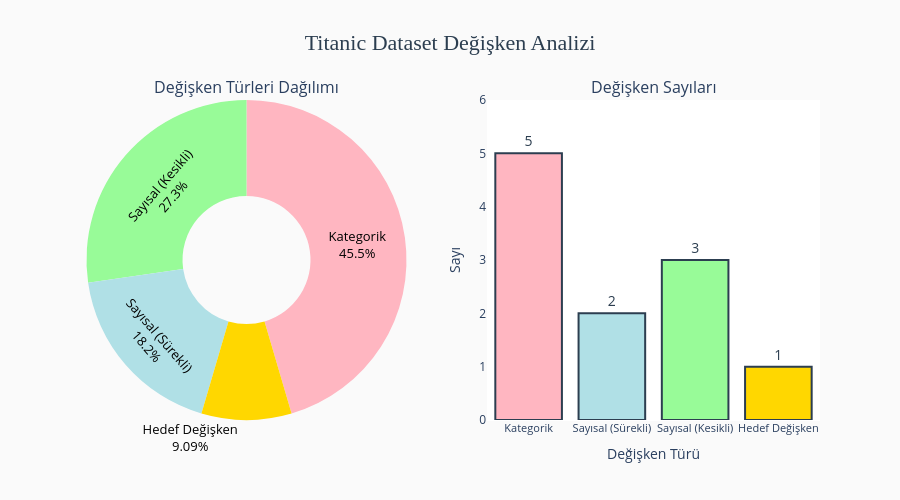

Source (notebook cell):
### Markdown cell above
## 🎨 **Değişken Türlerinin Görsel Dağılımı**

Hangi tür değişkenlerimiz var ve dağılımları nasıl?

### Code cell
# Değişken kategorilerinin görselleştirilmesi
from plotly.subplots import make_subplots
import plotly.graph_objects as go

# Veri hazırlama
variable_counts = {
    'Kategorik': len(categorical_features),
    'Sayısal (Sürekli)': len(continuous_features),
    'Sayısal (Kesikli)': len(discrete_features),
    'Hedef Değişken': 1
}

# Alt grafik yapısı oluşturma (1 satır, 2 sütun)
fig = make_subplots(
    rows=1, cols=2,
    specs=[[{"type": "pie"}, {"type": "bar"}]],
    subplot_titles=('Değişken Türleri Dağılımı', 'Değişken Sayıları')
)

# Pasta grafiği (sol)
fig.add_trace(
    go.Pie(
        labels=list(variable_counts.keys()),
        values=list(variable_counts.values()),
        hole=0.4,
        marker=dict(colors=['#FFB6C1', '#B0E0E6', '#98FB98', '#FFD700']),
        textinfo='label+percent',
        textfont=dict(size=13, color='#000000'),
        hovertemplate='<b>%{label}</b><br>Sayı: %{value}<br>Yüzde: %{percent}<extra></extra>'
    ),
    row=1, col=1
)

# Bar grafiği (sağ)
fig.add_trace(
    go.Bar(
        x=list(variable_counts.keys()),
        y=list(variable_counts.values()),
        marker=dict(
            color=['#FFB6C1', '#B0E0E6', '#98FB98', '#FFD700'],
            line=dict(color='#2c3e50', width=2)
        ),
        text=list(variable_counts.values()),
        textposition='outside',
        textfont=dict(size=14, color='#2c3e50'),
        hovertemplate='<b>%{x}</b><br>Sayı: %{y}<extra></extra>'
    ),
    row=1, col=2
)

# Grafik düzenlemesi
fig.update_layout(
    title=dict(
        text='Titanic Dataset Değişken Analizi',
        font=dict(size=22, color='#2c3e50', family='Arial Black'),
        x=0.5,
        xanchor='center'
    ),
    height=500,
    showlegend=False,
    paper_bgcolor='#fafafa',
    plot_bgcolor='#ffffff'
)

fig.update_xaxes(title_text="Değişken Türü", row=1, col=2, tickfont=dict(size=11))
fig.update_yaxes(title_text="Sayı", row=1, col=2, range=[0, max(variable_counts.values()) + 1])

fig.show()

### Figure 1 — Plotly figure (JSON) as saved in the notebook; plotly's stock layout.template omitted (floating-point values rounded to 4 significant figures)
{"data": [{"domain": {"x": [0, 0.45], "y": [0, 1]}, "hole": 0.4, "hovertemplate": "<b>%{label}</b><br>Sayı: %{value}<br>Yüzde: %{percent}<extra></extra>", "labels": ["Kategorik", "Sayısal (Sürekli)", "Sayısal (Kesikli)", "Hedef Değişken"], "marker": {"colors": ["#FFB6C1", "#B0E0E6", "#98FB98", "#FFD700"]}, "textfont": {"color": "#000000", "size": 13}, "textinfo": "label+percent", "type": "pie", "values": [5, 2, 3, 1]}, {"hovertemplate": "<b>%{x}</b><br>Sayı: %{y}<extra></extra>", "marker": {"color": ["#FFB6C1", "#B0E0E6", "#98FB98", "#FFD700"], "line": {"color": "#2c3e50", "width": 2}}, "text": ["5", "2", "3", "1"], "textfont": {"color": "#2c3e50", "size": 14}, "textposition": "outside", "type": "bar", "x": ["Kategorik", "Sayısal (Sürekli)", "Sayısal (Kesikli)", "Hedef Değişken"], "xaxis": "x", "y": [5, 2, 3, 1], "yaxis": "y"}], "layout": {"annotations": [{"font": {"size": 16}, "showarrow": false, "text": "Değişken Türleri Dağılımı", "x": 0.225, "xanchor": "center", "xref": "paper", "y": 1, "yanchor": "bottom", "yref": "paper"}, {"font": {"size": 16}, "showarrow": false, "text": "Değişken Sayıları", "x": 0.775, "xanchor": "center", "xref": "paper", "y": 1, "yanchor": "bottom", "yref": "paper"}], "height": 500, "paper_bgcolor": "#fafafa", "plot_bgcolor": "#ffffff", "showlegend": false, "title": {"font": {"color": "#2c3e50", "family": "Arial Black", "size": 22}, "text": "Titanic Dataset Değişken Analizi", "x": 0.5, "xanchor": "center"}, "xaxis": {"anchor": "y", "domain": [0.55, 1], "tickfont": {"size": 11}, "title": {"text": "Değişken Türü"}}, "yaxis": {"anchor": "x", "domain": [0, 1], "range": [0, 6], "title": {"text": "Sayı"}}}}
